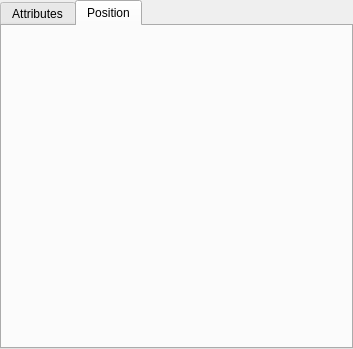
<?xml version="1.0" encoding="UTF-8"?>
<ui version="4.0">
 <class>BeamForm</class>
 <widget class="QDialog" name="BeamForm">
  <property name="geometry">
   <rect>
    <x>0</x>
    <y>0</y>
    <width>353</width>
    <height>349</height>
   </rect>
  </property>
  <property name="sizePolicy">
   <sizepolicy hsizetype="Minimum" vsizetype="MinimumExpanding">
    <horstretch>0</horstretch>
    <verstretch>0</verstretch>
   </sizepolicy>
  </property>
  <property name="windowTitle">
   <string>Beam Properties</string>
  </property>
  <layout class="QGridLayout" name="gridLayout">
   <property name="leftMargin">
    <number>0</number>
   </property>
   <property name="topMargin">
    <number>0</number>
   </property>
   <property name="rightMargin">
    <number>0</number>
   </property>
   <property name="bottomMargin">
    <number>0</number>
   </property>
   <property name="horizontalSpacing">
    <number>0</number>
   </property>
   <item row="0" column="0">
    <widget class="QTabWidget" name="tabWidget">
     <property name="sizePolicy">
      <sizepolicy hsizetype="Expanding" vsizetype="Expanding">
       <horstretch>0</horstretch>
       <verstretch>0</verstretch>
      </sizepolicy>
     </property>
     <property name="layoutDirection">
      <enum>Qt::LeftToRight</enum>
     </property>
     <property name="currentIndex">
      <number>1</number>
     </property>
     <property name="objectProperty" stdset="0">
      <string/>
     </property>
     <property name="widgetAction" stdset="0">
      <string/>
     </property>
     <widget class="QWidget" name="tabAttributes">
      <attribute name="title">
       <string>Attributes</string>
      </attribute>
     </widget>
     <widget class="QWidget" name="tab_Position">
      <attribute name="title">
       <string>Position</string>
      </attribute>
     </widget>
    </widget>
   </item>
  </layout>
 </widget>
 <resources/>
 <connections/>
</ui>
